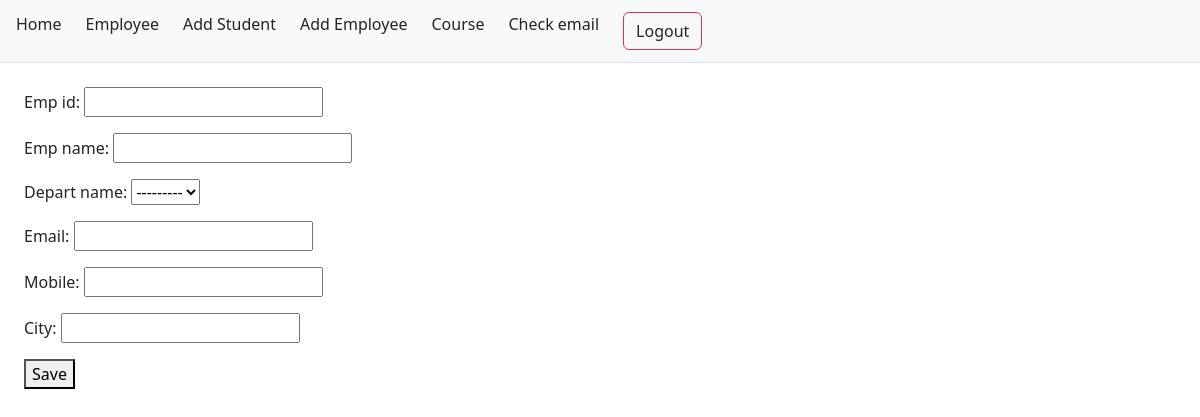
The app's page /employee/add (signed in), older data.
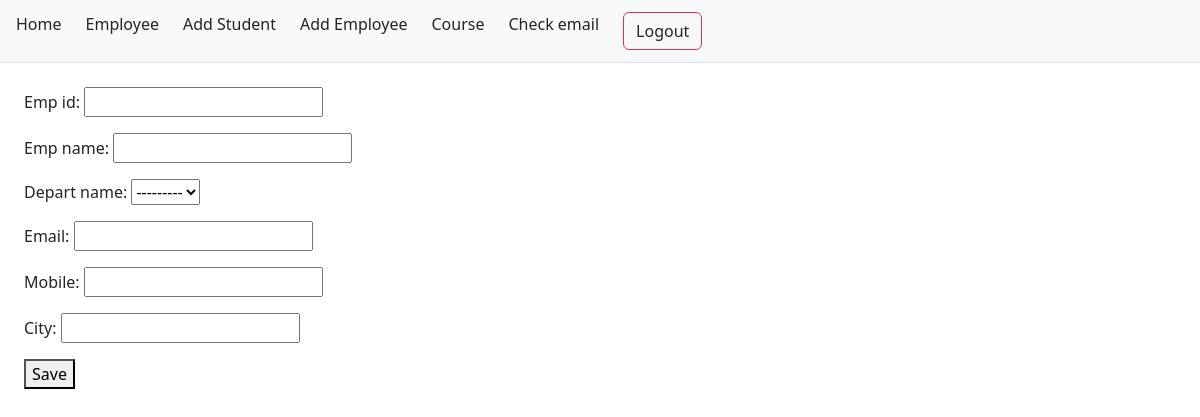
The same page, newer data.
### student/models.py (models this page shows)
class depart(models.Model):
    depart_name=models.CharField(max_length=50)
    depart_code=models.CharField(max_length=50,unique=True)
    is_active=models.BooleanField(True)
    def __str__(self):
        return self.depart_name

### student/views.py (the view)
# urls.py: path('employee/add',views.emp_add,name='Eadd'),
@login_required(login_url='login')
def emp_add(request):
    form=EmpForm(request.POST)
    if form.is_valid():
        form.save()
        return redirect('Elist')
    else:
        form=EmpForm()
    return render(request,'emp_crud/add.html',{'form':form})

### student/forms.py
class EmpForm(forms.ModelForm):
    class Meta:
        model = employee
        fields = '__all__'

### student/templates/emp_crud/add.html (shortened to what this page needs)
{% extends "base.html" %}
{% block content %}
    <div class="col-m10">
        <div class="row">
            <form method="POST">
                <div class="card-container-m10">
                    {{ form.as_p }}
                    <button type="submit">Save</button>
                </div>
            </form>
        </div>
    </div>
{% endblock %}

Row changes from the older to the newer data that the page shows:
added depart: depart_name "---------"
Text that changed along with them:
form field depart_name: "---------" → (not shown)
